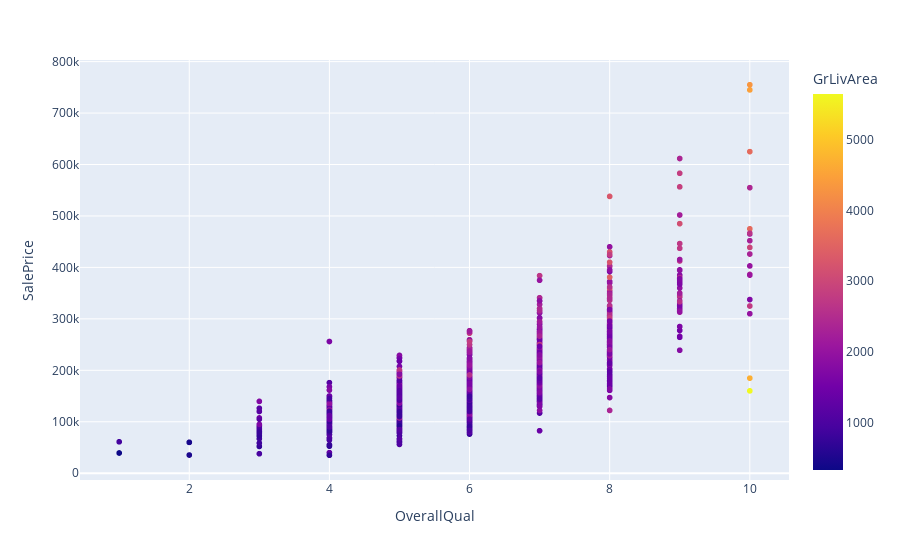

The code cell stored with this chart in its notebook:
### Markdown cell above
'OverallCond' is rating of overall material and finishing condition (1 to 10), while 'GrLivArea' is 'above grade (ground) living area square feet'. In scatter plot below, Y axis is the 'SalePrice', X axis is the 'GrLivArea' and the color intensity follow the 'OverallCond'. It is clear that with larger above grade living area and better overall condition, the sale price is higher.

### Code cell
fig = px.scatter(df, x='OverallQual',y='SalePrice',color='GrLivArea')
fig.show()

### Figure 1 — Plotly figure (JSON) as saved in the notebook; plotly's stock layout.template omitted (floating-point values rounded to 4 significant figures; data arrays with more than 128 entries replaced by an {"elided": "..."} marker saying what was removed)
{"data": [{"hovertemplate": "OverallQual=%{x}<br>SalePrice=%{y}<br>GrLivArea=%{marker.color}<extra></extra>", "legendgroup": "", "marker": {"color": {"elided": "1460 int values"}, "coloraxis": "coloraxis", "symbol": "circle"}, "mode": "markers", "name": "", "showlegend": false, "type": "scattergl", "x": {"elided": "1460 int values"}, "xaxis": "x", "y": {"elided": "1460 int values"}, "yaxis": "y"}], "layout": {"coloraxis": {"colorbar": {"title": {"text": "GrLivArea"}}, "colorscale": [[0, "#0d0887"], [0.1111, "#46039f"], [0.2222, "#7201a8"], [0.3333, "#9c179e"], [0.4444, "#bd3786"], [0.5556, "#d8576b"], [0.6667, "#ed7953"], [0.7778, "#fb9f3a"], [0.8889, "#fdca26"], [1, "#f0f921"]]}, "legend": {"tracegroupgap": 0}, "margin": {"t": 60}, "xaxis": {"anchor": "y", "domain": [0, 1], "title": {"text": "OverallQual"}}, "yaxis": {"anchor": "x", "domain": [0, 1], "title": {"text": "SalePrice"}}}}
